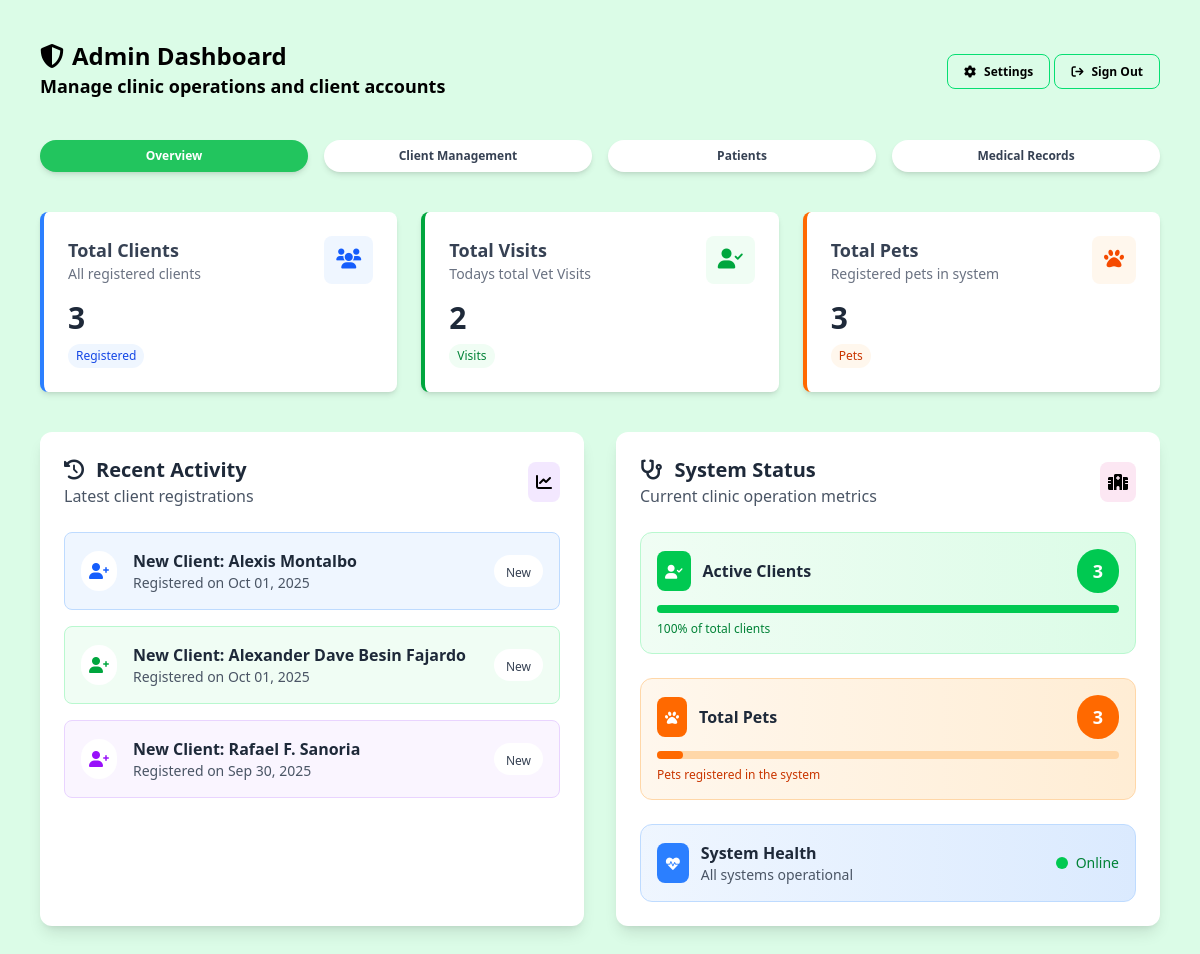
/admin/admin-dashboard.php (signed in), run on the app's committed database.
### tables this page shows
CREATE TABLE `owners` (
  `id` bigint(20) NOT NULL,
  `user_id` bigint(20) DEFAULT NULL,
  `name` text NOT NULL,
  `email` text DEFAULT NULL,
  `phone` varchar(32) DEFAULT NULL,
  `emergency` varchar(32) DEFAULT NULL,
  `address` longtext NOT NULL,
  `created_at` timestamp NOT NULL DEFAULT current_timestamp(),
  `status` enum('Active','Inactive') NOT NULL DEFAULT 'Active'
);

### helpers/fetch.php (called while the page is built)
<?php
function fetchAllData(PDO $pdo, string $query, array $params = []): array
{
    $stmt = $pdo->prepare($query);
    $stmt->execute($params);
    return $stmt->fetchAll(PDO::FETCH_ASSOC);
}
function fetchOneData(PDO $pdo, string $query, array $params = []): ?array
{
    $stmt = $pdo->prepare($query);
    $stmt->execute($params);
    $result = $stmt->fetch(PDO::FETCH_ASSOC);
    return $result ?: null;
}

### admin/admin-dashboard.php (the view, shortened to what this page needs)
<?php
include_once __DIR__ . '/../config/config.php';
require_once __DIR__ . '/../helpers/fetch.php';
$petOwners = fetchAllData($pdo, "SELECT * FROM users WHERE access_type = 'owner'");
$allPetOwners = fetchAllData($pdo, "SELECT * FROM owners ORDER BY created_at DESC LIMIT 4");
$activePetOwners = fetchAllData($pdo, "SELECT * FROM owners WHERE status = 1");
$totalPets = fetchAllData($pdo, "SELECT * FROM pets");
$totalRecords = fetchOneData($pdo, "SELECT COUNT(*) AS total_transactions_today
FROM medical_records
WHERE visit_date = CURDATE()");
?>
<!DOCTYPE html>
<html lang="en">
<head>
    <link rel="stylesheet" href="../assets/css/output.css">
    <link rel="stylesheet" href="https://cdnjs.cloudflare.com/ajax/libs/font-awesome/6.0.0-beta3/css/all.min.css">
</head>
<body class="bg-green-100 w-full min-h-screen overflow-y-auto">
    <?php
    include_once '../includes/admin-header.php';
    ?>
    <main class="pb-10 max-w-[1400px] mx-auto">
        <section class="p-6 md:p-10">
            <div class="grid grid-cols-1 md:grid-cols-3 gap-6 w-full">
                <div class="bg-white rounded-lg shadow-md p-6 card-hover border-l-4 border-blue-500">
                    <div class="flex items-center justify-between mb-4">
                        <div>
                            <h3 class="text-lg font-semibold text-gray-700">Total Clients</h3>
                            <p class="text-sm text-gray-500">All registered clients</p>
                        </div>
                        <div class="bg-blue-50 p-3 rounded-lg">
                            <i class="fa-solid fa-users text-xl text-blue-600"></i>
                        </div>
                    </div>
                    <div>
                        <h2 class="text-3xl font-bold text-gray-800"><?php echo count($petOwners); ?></h2>
                        <span
                            class="bg-blue-50 text-blue-700 text-xs font-medium px-2 py-1 rounded-full mt-2 inline-block">
                            Registered
                        </span>
                    </div>
                </div>
                <div class="bg-white rounded-lg shadow-md p-6 card-hover border-l-4 border-green-600">
                    <div class="flex items-center justify-between mb-4">
                        <div>
                            <h3 class="text-lg font-semibold text-gray-700">Total Visits</h3>
                            <p class="text-sm text-gray-500">Todays total Vet Visits</p>
                        </div>
                        <div class="bg-green-50 p-3 rounded-lg">
                            <i class="fa-solid fa-user-check text-xl text-green-600"></i>
                        </div>
                    </div>
                    <div>
                        <h2 class="text-3xl font-bold text-gray-800">
                            <?php echo $totalRecords['total_transactions_today']; ?>
                        </h2>
                        <span
                            class="bg-green-50 text-green-700 text-xs font-medium px-2 py-1 rounded-full mt-2 inline-block">
                            Visits
                        </span>
                    </div>
                </div>
                <div class="bg-white rounded-lg shadow-md p-6 card-hover border-l-4 border-orange-500">
                    <div class="flex items-center justify-between mb-4">
                        <div>
                            <h3 class="text-lg font-semibold text-gray-700">Total Pets</h3>
                            <p class="text-sm text-gray-500">Registered pets in system</p>
                        </div>
                        <div class="bg-orange-50 p-3 rounded-lg">
                            <i class="fa-solid fa-paw text-xl text-orange-600"></i>
                        </div>
                    </div>
                    <div>
                        <h2 class="text-3xl font-bold text-gray-800"><?php echo count($totalPets); ?></h2>
                        <span
                            class="bg-orange-50 text-orange-700 text-xs font-medium px-2 py-1 rounded-full mt-2 inline-block">
                            Pets
                        </span>
                    </div>
                </div>
            </div>
        </section>
        <section class="px-6 md:px-10 grid grid-cols-1 lg:grid-cols-2 gap-8 w-full mb-6">
            <div class="bg-white rounded-xl shadow-lg p-6 card-hover animate-slide-up" style="animation-delay: 0.3s;">
                <div class="flex items-center justify-between mb-6">
                    <div>
                        <h3 class="text-xl font-semibold text-gray-800 flex items-center">
                            <i class="fa-solid fa-clock-rotate-left text-vet-purple mr-3"></i>
                            Recent Activity
                        </h3>
                        <p class="text-gray-600">Latest client registrations</p>
                    </div>
                    <div class="bg-purple-100 p-2 rounded-lg">
                        <i class="fa-solid fa-chart-line text-vet-purple"></i>
                    </div>
                </div>
                <div class="space-y-4">
                    <?php
                    $colors = ['bg-blue-50 border-blue-200', 'bg-green-50 border-green-200', 'bg-purple-50 border-purple-200'];
                    $iconColors = ['text-blue-600', 'text-green-600', 'text-purple-600'];
                    $index = 0;
                    foreach ($allPetOwners as $owner) {
                        $colorClass = $colors[$index % 3];
                        $iconColor = $iconColors[$index % 3];
                        echo '<div class="flex items-center p-4 ' . $colorClass . ' border rounded-lg hover:shadow-md transition-all duration-300">';
                        echo '<div class="bg-white p-2 rounded-full mr-4">';
                        echo '<i class="fa-solid fa-user-plus ' . $iconColor . '"></i>';
                        echo '</div>';
                        echo '<div class="flex-1">';
                        echo '<h4 class="font-semibold text-gray-800">New Client: ' . htmlspecialchars($owner['name']) . '</h4>';
                        echo '<p class="text-sm text-gray-600">Registered on ' . date('M d, Y', strtotime($owner['created_at'])) . '</p>';
                        echo '</div>';
                        echo '<div class="bg-white px-3 py-1 rounded-full">';
                        echo '<span class="text-xs font-medium text-gray-700">New</span>';
                        echo '</div>';
                        echo '</div>';
                        $index++;
                    }
                    ?>
                </div>
            </div>
            <div class="bg-white rounded-xl shadow-lg p-6 card-hover animate-slide-up" style="animation-delay: 0.4s;">
                <div class="flex items-center justify-between mb-6">
                    <div>
                        <h3 class="text-xl font-semibold text-gray-800 flex items-center">
                            <i class="fa-solid fa-stethoscope text-vet-pink mr-3"></i>
                            System Status
                        </h3>
                        <p class="text-gray-600">Current clinic operation metrics</p>
                    </div>
                    <div class="bg-pink-100 p-2 rounded-lg">
                        <i class="fa-solid fa-hospital text-vet-pink"></i>
                    </div>
                </div>
                <div class="space-y-6">
                    <div class="bg-gradient-to-r from-green-50 to-green-100 p-4 rounded-xl border border-green-200">
                        <div class="flex items-center justify-between mb-3">
                            <div class="flex items-center">
                                <div class="bg-green-500 p-2 rounded-lg mr-3">
                                    <i class="fa-solid fa-user-check text-white text-sm"></i>
                                </div>
                                <h4 class="font-semibold text-gray-800">Active Clients</h4>
                            </div>
                            <div class="bg-green-500 text-white px-4 py-2 rounded-full font-bold text-lg">
                                <?php echo count($activePetOwners); ?>
                            </div>
                        </div>
                        <div class="w-full bg-green-200 rounded-full h-2">
                            <div class="bg-green-500 h-2 rounded-full"
                                style="width: <?php echo min(100, (count($activePetOwners) / max(1, count($petOwners))) * 100); ?>%">
                            </div>
                        </div>
                        <p class="text-xs text-green-700 mt-2">
                            <?php echo round((count($activePetOwners) / max(1, count($petOwners))) * 100, 1); ?>% of
                            total clients
                        </p>
                    </div>
                    <div class="bg-gradient-to-r from-orange-50 to-orange-100 p-4 rounded-xl border border-orange-200">
                        <div class="flex items-center justify-between mb-3">
                            <div class="flex items-center">
                                <div class="bg-orange-500 p-2 rounded-lg mr-3">
                                    <i class="fa-solid fa-paw text-white text-sm"></i>
                                </div>
                                <h4 class="font-semibold text-gray-800">Total Pets</h4>
                            </div>
                            <div class="bg-orange-500 text-white px-4 py-2 rounded-full font-bold text-lg">
                                <?php echo count($totalPets); ?>
                            </div>
                        </div>
                        <div class="w-full bg-orange-200 rounded-full h-2">
                            <div class="bg-orange-500 h-2 rounded-full"
                                style="width: <?php echo min(100, (count($totalPets) / max(1, count($totalPets) + 50)) * 100); ?>%">
                            </div>
                        </div>
                        <p class="text-xs text-orange-700 mt-2">Pets registered in the system</p>
                    </div>
                    <div class="bg-gradient-to-r from-blue-50 to-blue-100 p-4 rounded-xl border border-blue-200">
                        <div class="flex items-center justify-between">
                            <div class="flex items-center">
                                <div class="bg-blue-500 p-2 rounded-lg mr-3">
                                    <i class="fa-solid fa-heartbeat text-white text-sm"></i>
                                </div>
                                <div>
                                    <h4 class="font-semibold text-gray-800">System Health</h4>
                                    <p class="text-sm text-gray-600">All systems operational</p>
                                </div>
                            </div>
                            <div class="flex items-center space-x-2">
                                <div class="w-3 h-3 bg-green-500 rounded-full animate-pulse"></div>
                                <span class="text-sm font-medium text-green-700">Online</span>
                            </div>
                        </div>
                    </div>
                </div>
            </div>
        </section>
    </main>
</body>
</html>

### admin/admin-dashboard.php (style rules this page uses)
.card-hover { transition: box-shadow 0.2s ease; }

### data on the page
owners: name "Alexis Montalbo", created_at "Oct 01, 2025"
owners: name "Alexander Dave Besin Fajardo", created_at "Oct 01, 2025"
owners: name "Rafael F. Sanoria", created_at "Sep 30, 2025"

### other printed values
count($petOwners) "3"
$totalRecords['total_transactions_today'] "2"
count($totalPets) "3"
count($activePetOwners) "3"
